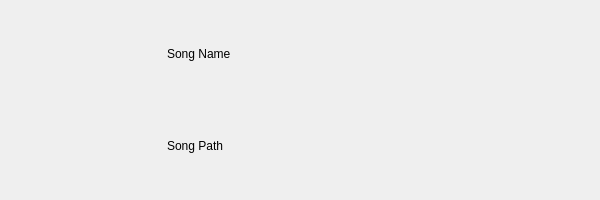
<?xml version="1.0" encoding="UTF-8"?>
<ui version="4.0">
 <class>base</class>
 <widget class="QFrame" name="base">
  <property name="geometry">
   <rect>
    <x>0</x>
    <y>0</y>
    <width>600</width>
    <height>200</height>
   </rect>
  </property>
  <property name="windowTitle">
   <string>Frame</string>
  </property>
  <property name="frameShape">
   <enum>QFrame::Shape::NoFrame</enum>
  </property>
  <layout class="QGridLayout" name="gridLayout">
   <item row="1" column="1">
    <widget class="QLabel" name="path_label">
     <property name="text">
      <string>Song Path</string>
     </property>
    </widget>
   </item>
   <item row="0" column="1">
    <widget class="QLabel" name="name_label">
     <property name="text">
      <string>Song Name</string>
     </property>
    </widget>
   </item>
   <item row="0" column="0" rowspan="2">
    <widget class="QFrame" name="song_icon_container">
     <property name="minimumSize">
      <size>
       <width>150</width>
       <height>150</height>
      </size>
     </property>
     <property name="maximumSize">
      <size>
       <width>150</width>
       <height>150</height>
      </size>
     </property>
     <property name="frameShape">
      <enum>QFrame::Shape::NoFrame</enum>
     </property>
     <property name="frameShadow">
      <enum>QFrame::Shadow::Raised</enum>
     </property>
     <layout class="QVBoxLayout" name="verticalLayout">
      <property name="leftMargin">
       <number>0</number>
      </property>
      <property name="topMargin">
       <number>0</number>
      </property>
      <property name="rightMargin">
       <number>0</number>
      </property>
      <property name="bottomMargin">
       <number>0</number>
      </property>
     </layout>
    </widget>
   </item>
  </layout>
 </widget>
 <resources/>
 <connections/>
</ui>
